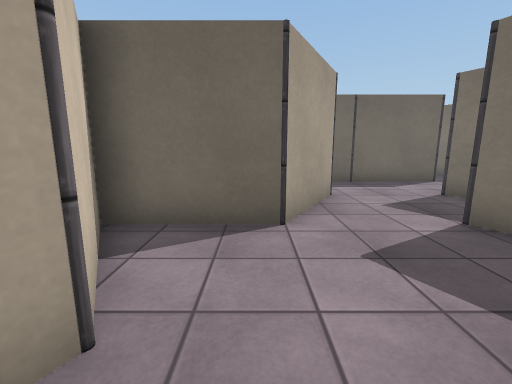
[1] (above)

24 first-person views from a walk through a 3-D level made in the Unity game engine. The camera is 1.3 m above the floor, tilts 10° down and sees 90° across. Doors are open. The floor is counted in squares, 0.9 m on a side. Each view is taken from the middle of a square. On the plan, view 1 faces up. The plan holds only what a view shows up to about 13 squares ahead; the rest is blank. The place goes on beyond the plan. The player character is not drawn. Surface patterns are stand-ins for the level's own textures.

[2]
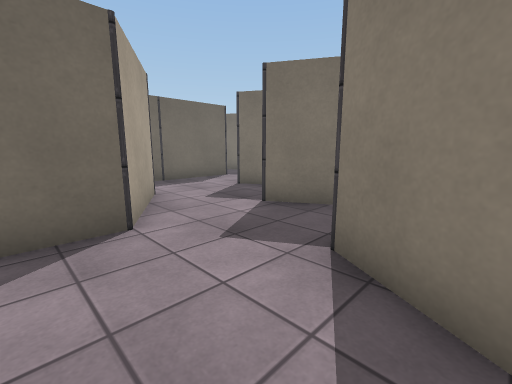

[3]
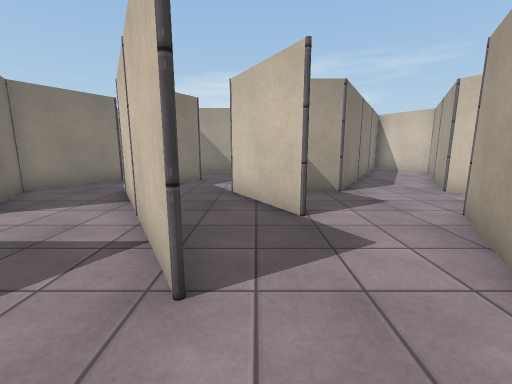

[4]
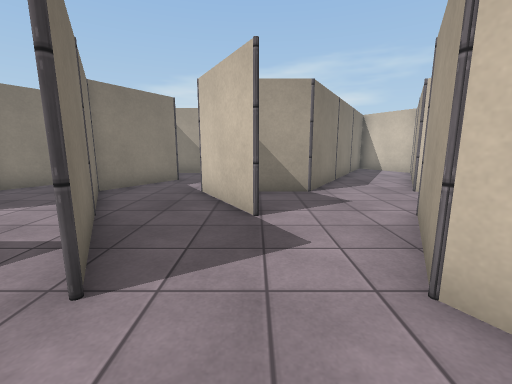

[5]
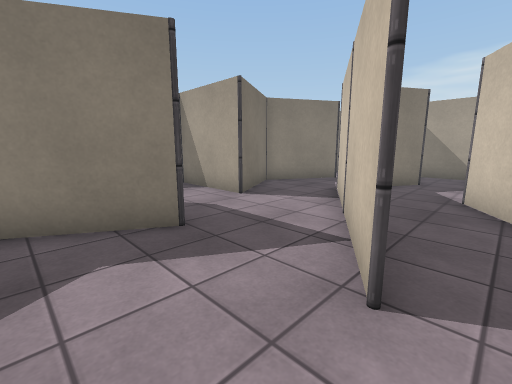

[6]
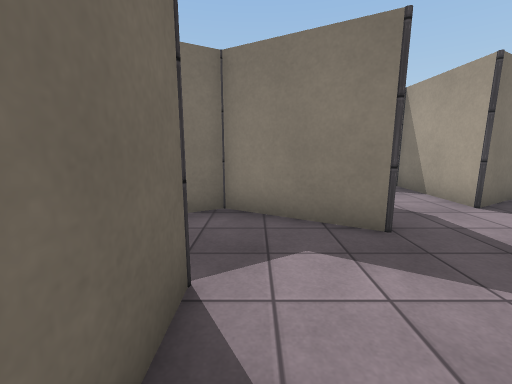

[7]
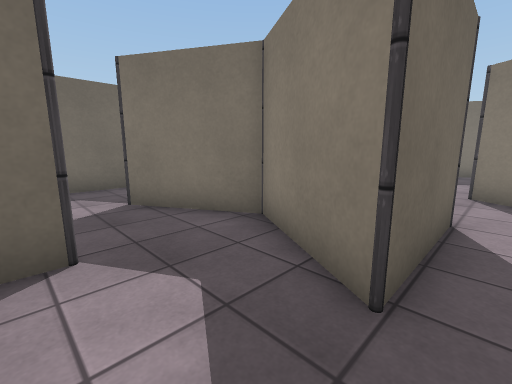

[8]
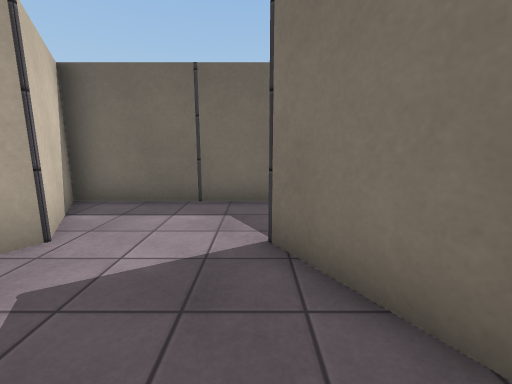

[9]
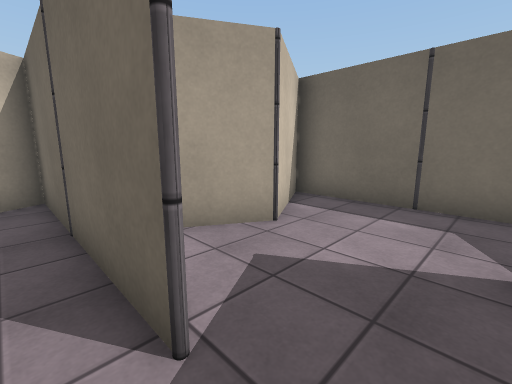

[10]
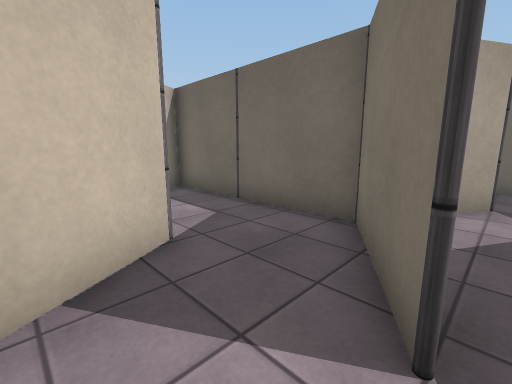

[11]
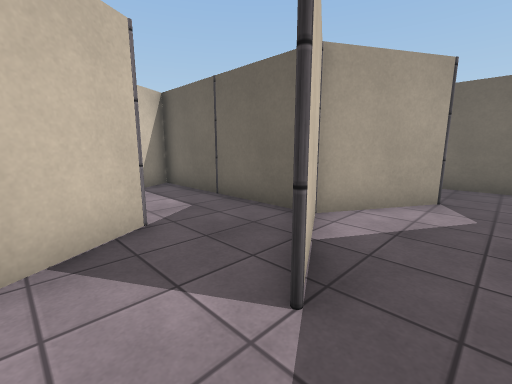

[12]
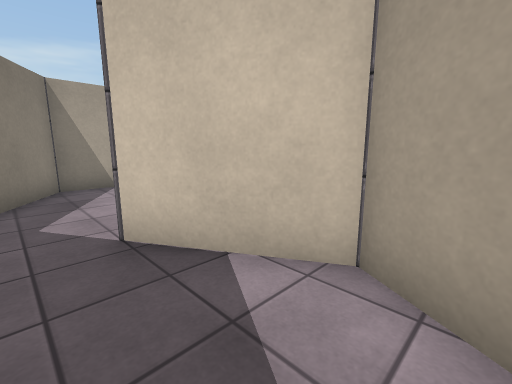

[13]
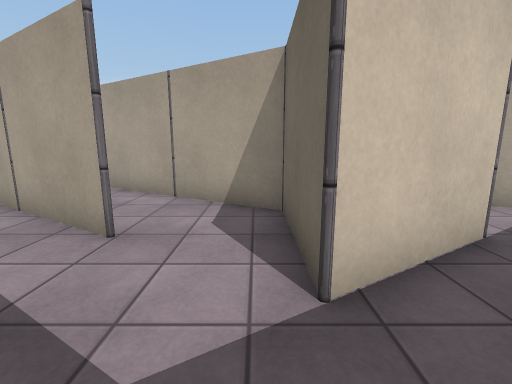

[14]
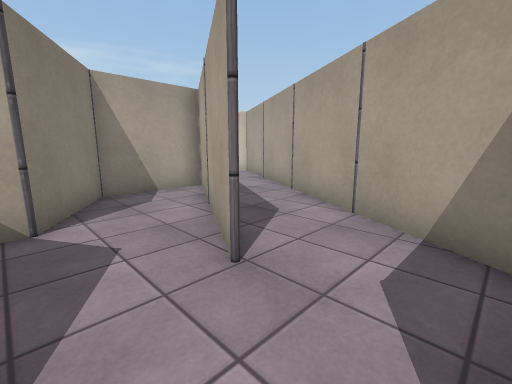

[15]
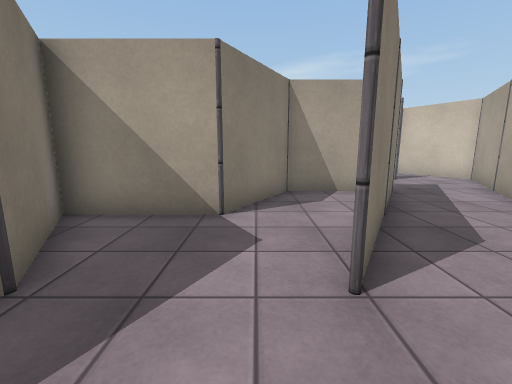

[16]
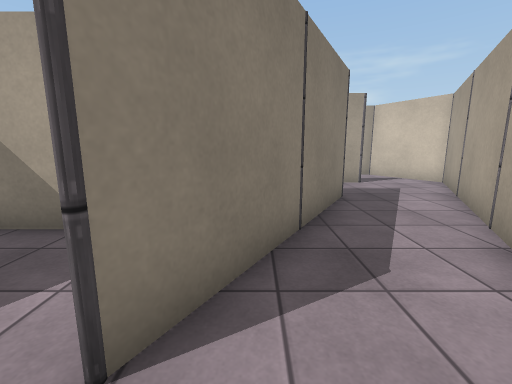

[17]
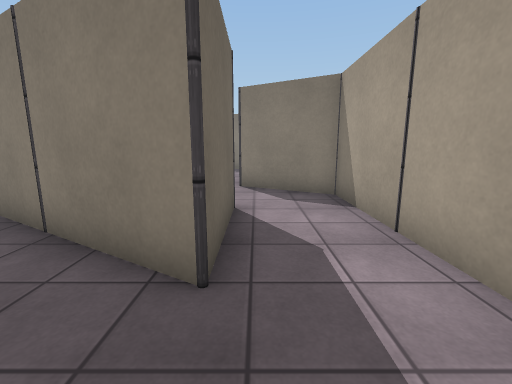

[18]
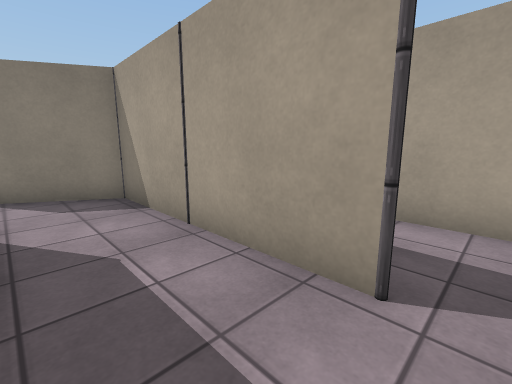

[19]
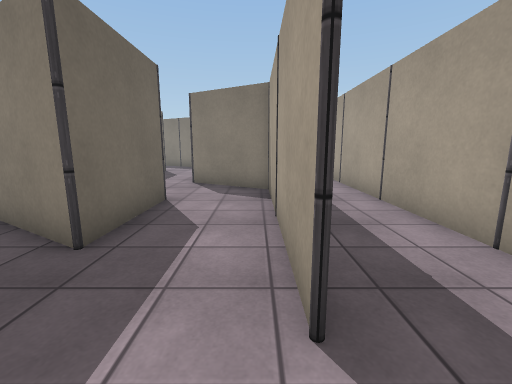

[20]
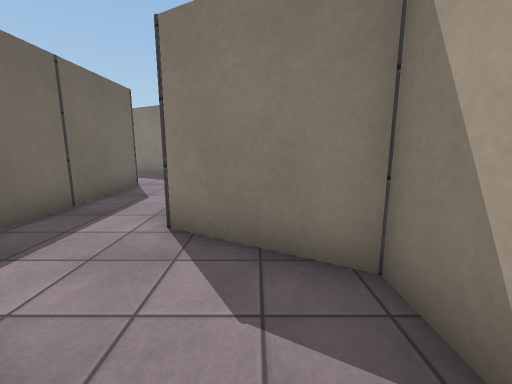

[21]
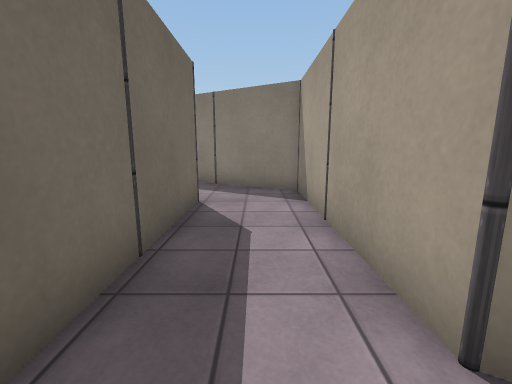

[22]
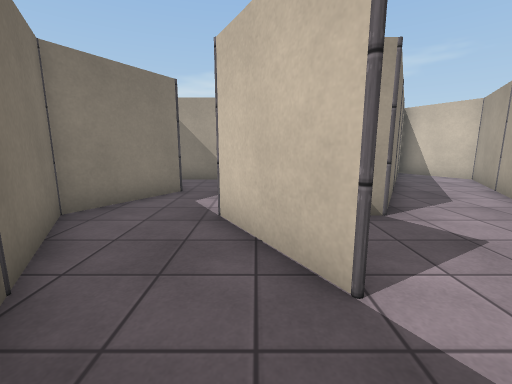

[23]
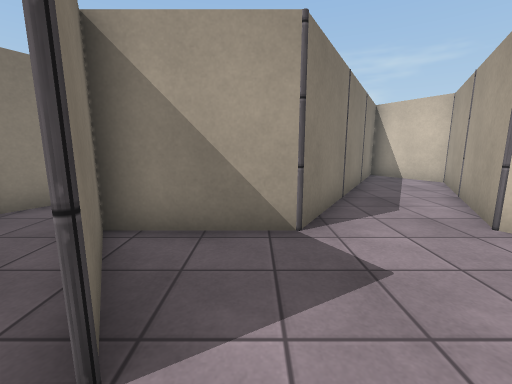

[24]
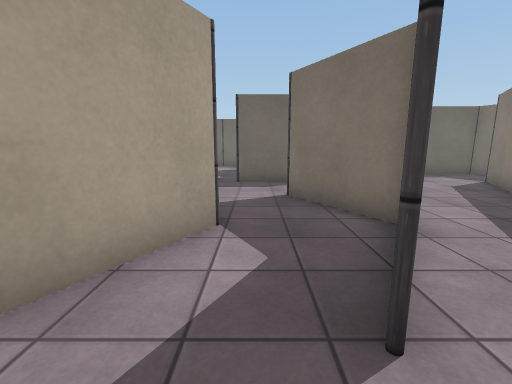

### Floor plan
Key: @ floor where view 1 was taken; # wall or solid block; . floor; D open door; O other object.
Columns run from 5 left of view 1 to 14 right of it. Each row starts with its distance up from view 1.
 19                  ##.
 18                 ##..
 17           ##OO##O.D
 16          ##.....##..
 15           #......#..
 14           #O..O..#O.
 13           #...##....
 12           #....##...
 11        ##O##O...O..
 10       #....DD..##..#
  9         ...DD..#..##
  8        O...OD.O###O.
  7        #...#........
  6       ##...##......
  5    ##O#..O..O#..O##O
  4   ##.....##..#..##
  3    #......#..##..# D
  2    #O..O###O..O..#OD
  1    #...#......#..#..
  0    #.@##.....##. #..
 -1   O..OO..O...O..O..
 -2  ##..#..##...#....
 -3  #..##..#....#..
 -4 O#..ODDO#..O##O###O.
 -5 ##.#DDDD..##........
 -6  ###..##. #.........
 -7  #O..O###O.. O##O##O
 -8  ##.........#
 -9  #.........##
-10 O#..O..O...O
-11 ##..#######
-12  #........
-13  ##..........
-14    ##O###O##O#

Positions as (right, up) in squares from view 1, and headings:
1: (0, 0), facing up
2: (-1, 0), facing up-right
3: (5, 10), facing down
4: (4, 10), facing down
5: (5, 10), facing down-right
6: (5, 10), facing right
7: (7, 7), facing up-right
8: (9, 10), facing up
9: (9, 10), facing up-left
10: (13, 12), facing up-left
11: (14, 12), facing up-left
12: (14, 18), facing down-left
13: (8, 1), facing left
14: (6, 1), facing down-left
15: (5, 1), facing down
16: (3, 0), facing down
17: (-2, -8), facing right
18: (-2, -8), facing down-right
19: (-3, -10), facing right
20: (3, -9), facing right
21: (6, -6), facing right
22: (5, 7), facing down
23: (3, 6), facing down
24: (10, -3), facing up
